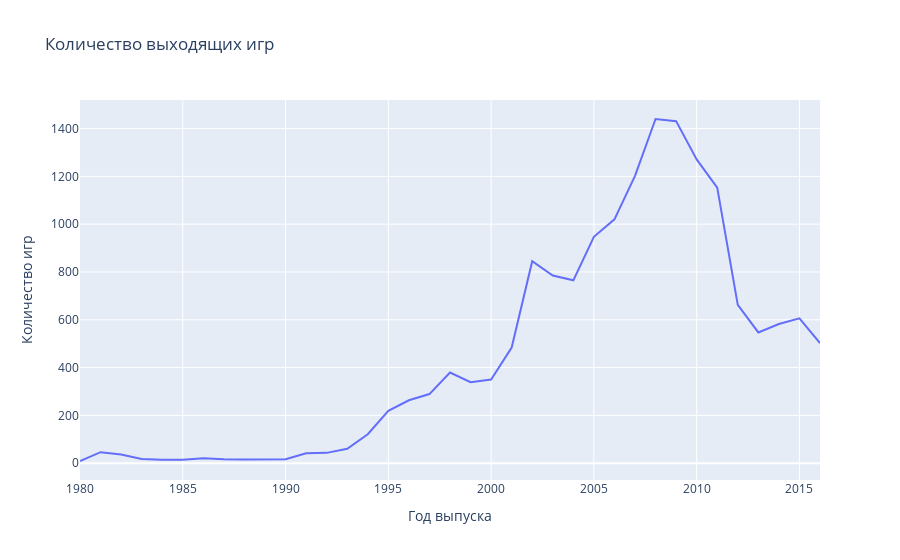

Notebook code for this chart:
### Markdown cell above
Посмотрим, сколько игр выпускалось в разные годы:

### Code cell
# <создадим таблицу отображающую количество игр, выходящих каждый год и построим график с помощью пакета plotly>
games_appearance = games.groupby('year_of_release')[['name']].count()

games_appearance.columns = ['name']

trace = go.Line(
    x=games_appearance.index,
    y=games_appearance.name,
    name='name'
)
data = [trace]
layout = {'title': 'Количество выходящих игр', 'yaxis': {'title': 'Количество игр'},'xaxis': {'title': 'Год выпуска'}}
fig = go.Figure(data=data, layout=layout)
iplot(fig, show_link=False)

### Figure 1 — Plotly figure (JSON) as saved in the notebook; plotly's stock layout.template omitted (floating-point values rounded to 4 significant figures)
{"data": [{"name": "name", "type": "scatter", "x": [1980, 1981, 1982, 1983, 1984, 1985, 1986, 1987, 1988, 1989, 1990, 1991, 1992, 1993, 1994, 1995, 1996, 1997, 1998, 1999, 2000, 2001, 2002, 2003, 2004, 2005, 2006, 2007, 2008, 2009, 2010, 2011, 2012, 2013, 2014, 2015, 2016], "y": [9, 46, 36, 17, 14, 14, 21, 16, 15, 17, 16, 41, 43, 60, 121, 219, 263, 289, 379, 339, 350, 484, 845, 785, 765, 947, 1020, 1202, 1440, 1431, 1271, 1153, 662, 547, 582, 606, 502]}], "layout": {"title": {"text": "Количество выходящих игр"}, "xaxis": {"title": {"text": "Год выпуска"}}, "yaxis": {"title": {"text": "Количество игр"}}}}
